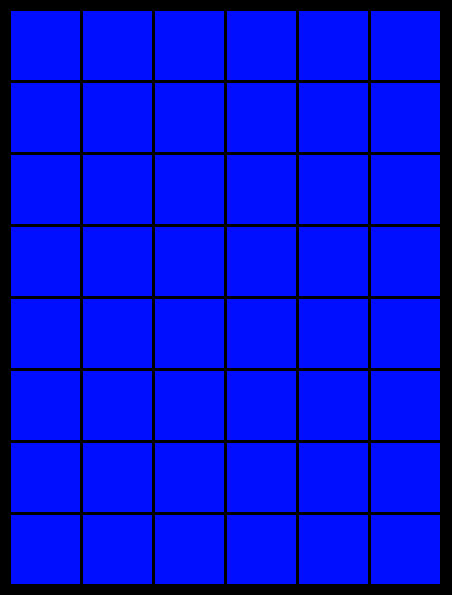
Frame 1 (no input)
Frame 60 (the mouse pressed at the canvas centre just before this capture): identical to frame 1, image omitted
Frame 120 (the mouse held since frame 60 and released just before this capture): identical to frame 1, image omitted

The Processing sketch that drew this single still picture (run headless with seeded random() and noise(); from frame 60 on, the mouse is pressed at the canvas centre):

// Processing sketch: prueba
// ── prueba.pde
Cuadrados[][] cua;
int columna= 6, fila = 8, medidas=70, distanciaEntreCuadrados = 2;
int lives = 3;

int piso = fila-1, pilar = 0;

void setup() {
  size(452, 595);
  background(0);
  cua = new Cuadrados[fila][];

  int posx = 10, posy=10;
  for (int i=0; i<fila; i++) {
    cua[i] = new Cuadrados[columna];
    for (int n=0; n<columna; n++) {//preparo la array para hacer las filas y columnas
      cua[i][n] = new Cuadrados(posx, posy);
      cua[i][n].turnOn(); 
      posx+= medidas + distanciaEntreCuadrados;
    }
    posx=10;
    posy+= medidas + distanciaEntreCuadrados;
  }
  
  piso = 0;
  pilar = columna-1;
}

void draw() {
  
}
//-------------------------------------------------------
void keyPressed() {
  switch(key) {
  case 'a':

    break;
  }
}
//-------------Funciones globales-----------------------------
long tiempoGuardado=0;
void gameOver() {
  while (piso<fila && pilar>-2) {
    if (millis()-tiempoGuardado>100) {
      tiempoGuardado=millis();
      
      println("["+piso+"]["+pilar+"]");
      cua[piso][pilar].turnOff();
      pilar-=1;
      
      if (pilar<0 && piso<fila) {
        piso +=1;
        pilar = columna-1;
      }
    }
  }
}
//-------------Clases------------------------------------------

class Cuadrados {

  int posx, posy;

  Cuadrados(int xpos, int ypos) {
    posx = xpos;
    posy = ypos;
  }

  void display() {
    if ( this.rectOver() ) {
      this.turnOn();
    } else {
      this.turnOff();
    }
  }

  void turnOn() {
    fill(0, 14, 255);
    rect(posx, posy, medidas, medidas);
  }
  void turnOff() {
    fill(0, 3, 64);
    rect(posx, posy, medidas, medidas);
  }

  boolean rectOver() {
    if (mouseX >= posx && mouseX <= posx+medidas && 
      mouseY >= posy && mouseY <= posy+medidas) {
      return true;
    } else {
      return false;
    }
  }
}
